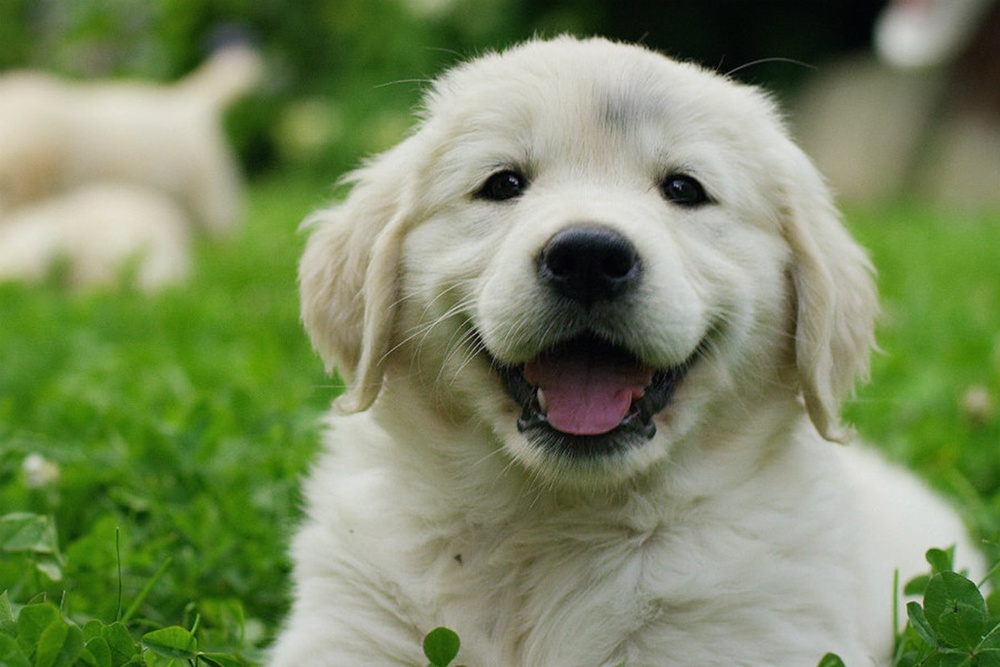
#> input picture 06_05_2025_smoothing_and_blurring/puppy.jpg, 1000 x 667 px, shrunk from 1240 x 827 before the run
$ python zadanie5.py
#> lines starting #> are read from the running program, lines starting #| are printed output that depends on the picture
import cv2
import numpy as np

image = cv2.imread("puppy.jpg")
#> image is the input picture: shape (667, 1000, 3); mean B, G, R 96.4, 137.3, 122.1

noise = np.zeros(image.shape, np.uint8)

cv2.randn(noise,0,200)
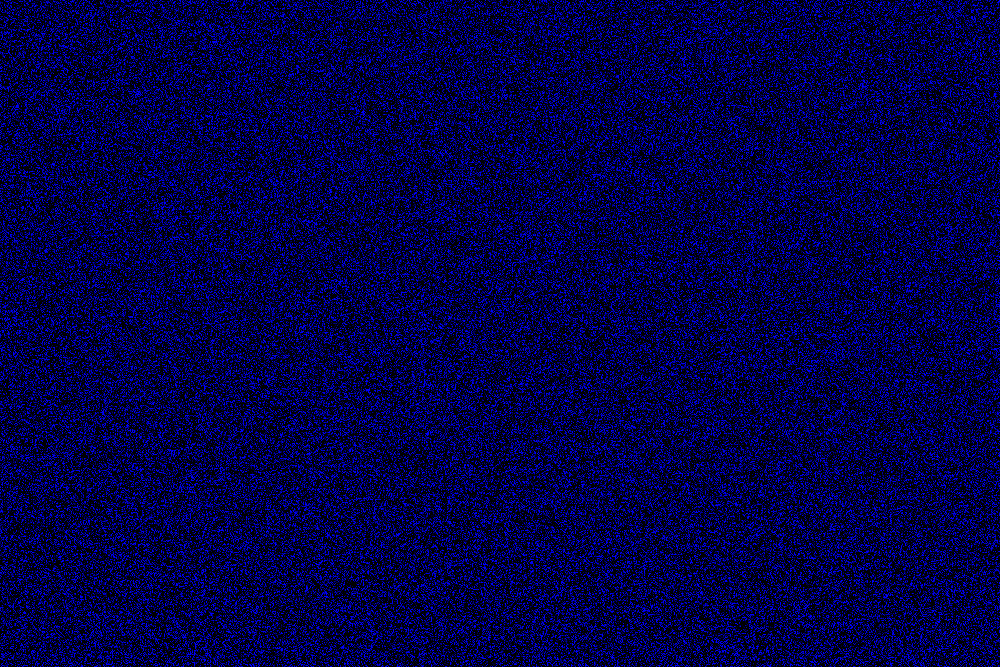
#> noise: shape (667, 1000, 3); mean of channels 0, 1, 2 70.3, 0, 0; drawn as B, G, R

noisy_image = cv2.add(image,noise)
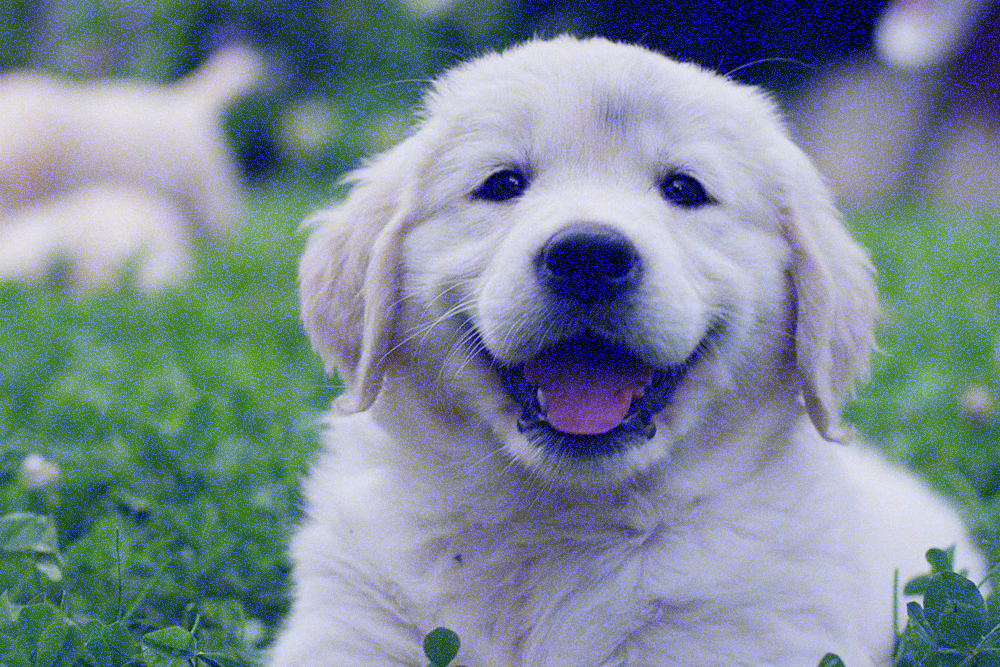
#> noisy_image: shape (667, 1000, 3); mean B, G, R 148.7, 137.3, 122.1
kernel_size = [3, 5, 9, 15]
bilateral_params = [(5, 50, 50), (9, 75, 75), (15, 100, 100)]

for k in kernel_size:
    blurred = cv2.blur(image, (k, k))
    cv2.imshow(f'Blurred {k}', blurred)
    cv2.waitKey(0)

for k in kernel_size:
    blurred = cv2.GaussianBlur(image, (k, k), 0)
    cv2.imshow(f'Blurred Gaussian ({k},{k})', blurred)
    cv2.waitKey(0)

for k in kernel_size:
    blurred = cv2.medianBlur(image, k)
    cv2.imshow(f"Blurred median {k}", blurred)
    cv2.waitKey(0)

for d, sigmaColor, sigmaSpace in bilateral_params:
    result = cv2.bilateralFilter(image, d, sigmaColor, sigmaSpace)
    cv2.imshow(f"Blurred bilateral {d,sigmaColor,sigmaSpace}", result)
    cv2.waitKey(0)

cv2.imshow("original", image)
cv2.waitKey(0)
cv2.destroyAllWindows()

$ run again, with 06_05_2025_smoothing_and_blurring/photo.jpg copied over 06_05_2025_smoothing_and_blurring/puppy.jpg
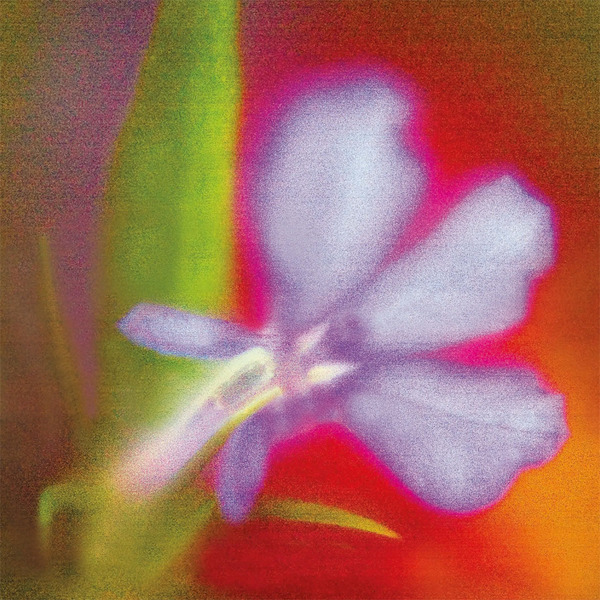
#> input picture 06_05_2025_smoothing_and_blurring/photo.jpg, 600 x 600 px
#> image is the input picture: shape (600, 600, 3); mean B, G, R 91, 104.9, 162.2
#> `cv2.randn(noise,0,200)`:
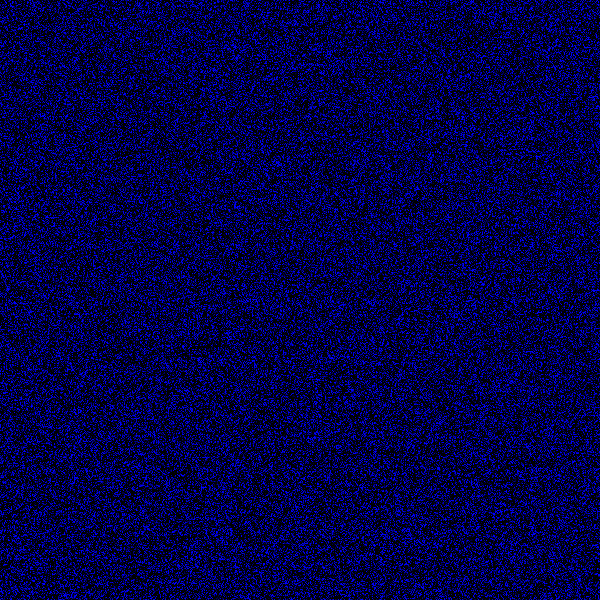
#> noise: shape (600, 600, 3); mean of channels 0, 1, 2 70.2, 0, 0; drawn as B, G, R
#> `noisy_image = cv2.add(image,noise)`:
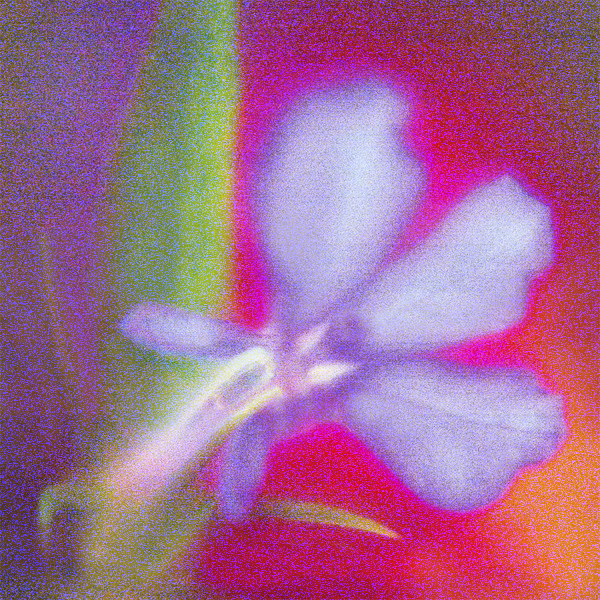
#> noisy_image: shape (600, 600, 3); mean B, G, R 143.9, 104.9, 162.2

$ run again, with 06_05_2025_smoothing_and_blurring/trees.jpg copied over 06_05_2025_smoothing_and_blurring/puppy.jpg
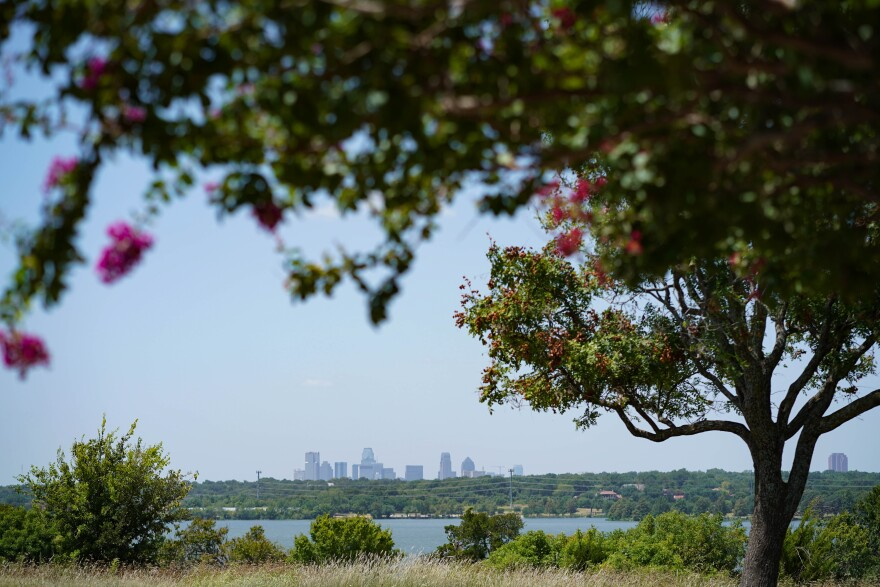
#> input picture 06_05_2025_smoothing_and_blurring/trees.jpg, 880 x 587 px
#> image is the input picture: shape (587, 880, 3); mean B, G, R 97.3, 103.2, 92.9
#> `noisy_image = cv2.add(image,noise)`:
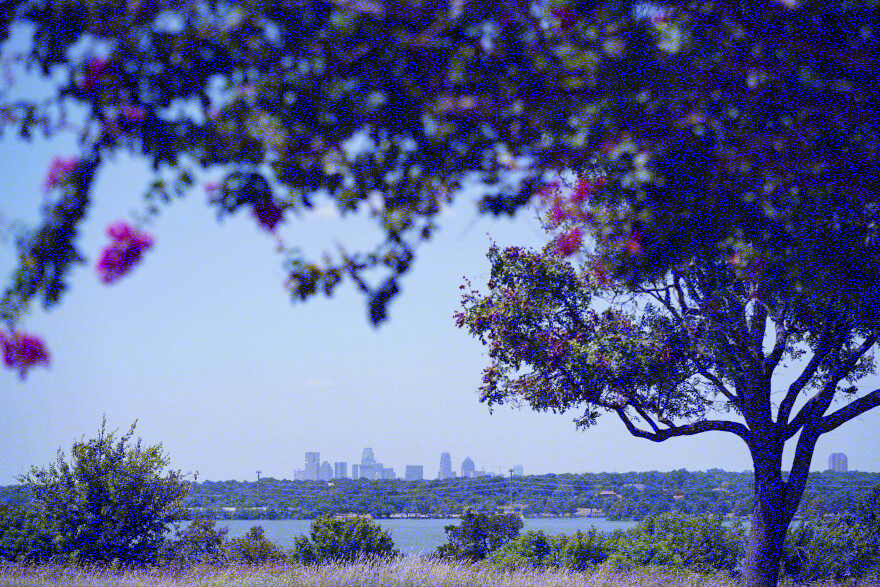
#> noisy_image: shape (587, 880, 3); mean B, G, R 146.2, 103.2, 92.9
#> the loop `for k in kernel_size:` made 4 passes
#> pass 3, `blurred = cv2.medianBlur(image, k)`:
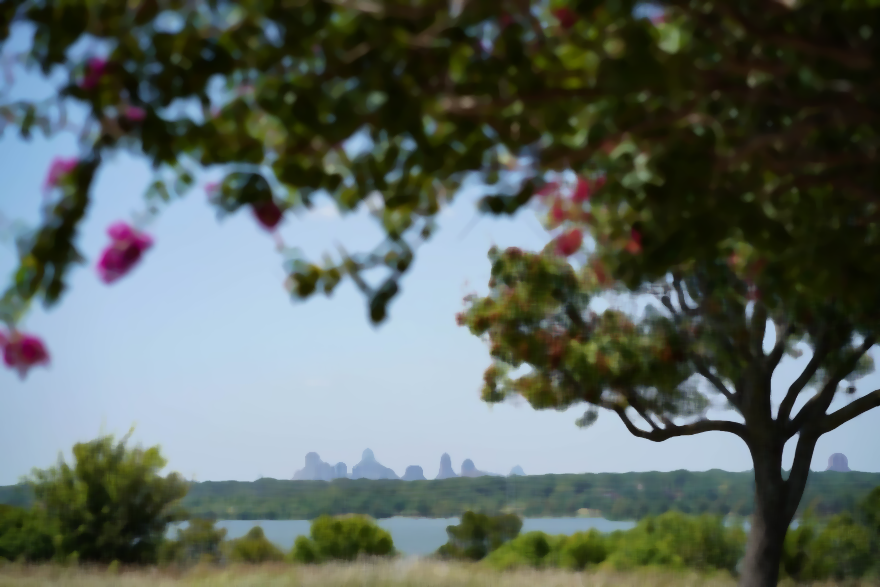
#> blurred: shape (587, 880, 3); mean B, G, R 96.3, 102.5, 92.3
